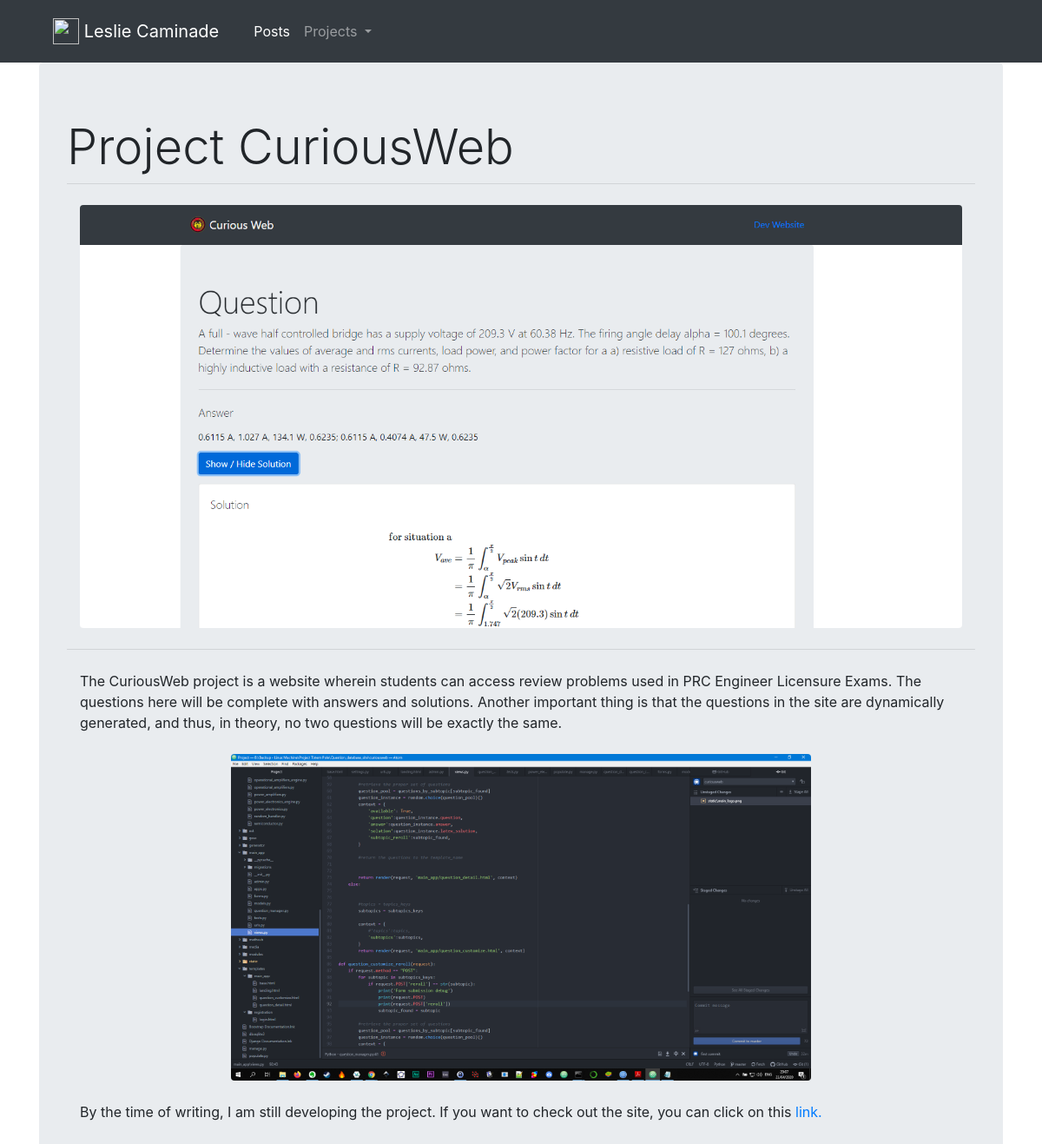
Page /page/8 on the committed database.
### main_app/models.py (models this page shows)
class Page(models.Model):
    author = models.ForeignKey('auth.User', on_delete = models.PROTECT, blank = True)
    title = models.CharField(max_length = 200, blank = True)
    thumbnail = models.ImageField(upload_to = 'thumbnail/', blank = True)
    content_1 = models.TextField(blank = True)
    inline_1 = models.ImageField(upload_to='inlines/', blank = True)
    content_2 = models.TextField(blank = True)
    inline_2 = models.ImageField(upload_to='inlines/', blank = True)
    content_3 = models.TextField(blank = True)
    inline_3 = models.ImageField(upload_to='inlines/', blank = True)
    content_4 = models.TextField(blank = True)
    inline_4 = models.ImageField(upload_to='inlines/', blank = True)
    content_5 = models.TextField(blank = True)
    inline_5 = models.ImageField(upload_to='inlines/', blank = True)

### main_app/views.py (the view)
# urls.py: path('page/<pk>', views.page_detail, name = 'page_detail'),
def page_detail(request, pk):
    pages_list = Page.objects.order_by('title')
    page = Page.objects.get(pk=pk)
    context_dict = {
        'page':page,
        'pages_list':pages_list,
        }
    return render(request, 'main_app/page_detail.html', context_dict)

### templates/main_app/page_detail.html (shortened to what this page needs)
{% extends 'main_app/base.html' %}
{% block content %}
<h1 class = "display-4">{{page.title}}</h1>
<hr class="my-1">
{% if page.thumbnail %}
<div class="container">
  <img src="{{ page.thumbnail.url }}" class="img-fluid rounded mx-auto d-block m-4 " alt="thumbnail image">
</div>
{% endif %}
<hr class="my-4">
{% if page.content_1 %}
<div class="container">
  <p>{{page.content_1 | safe}}</p>
</div>
{% endif %}
{% if page.inline_1 %}
<div class="container col-8">
  <img src="{{ page.inline_1.url }}" class="img-fluid rounded mx-auto d-block m-4 " alt="inline image">
</div>
{% endif %}
{% if page.content_2 %}
<div class="container">
  <p>{{page.content_2 | safe}}</p>
</div>
{% endif %}
{% endblock %}

### rows in the picture
Page: title "Project CuriousWeb", thumbnail (picture), content_1 "The CuriousWeb project is a website wherein students can access review problems used in PRC Engineer Licensure Exams. The questions here will be complete with answers and solutions. Another important thing is that the questions in the site are dynamically generated, and thus, in theory, no two questions will be exactly the same.", inline_1 (picture), content_2 "By the time of writing, I am still developing the project. If you want to check out the site, you can click on this link."
